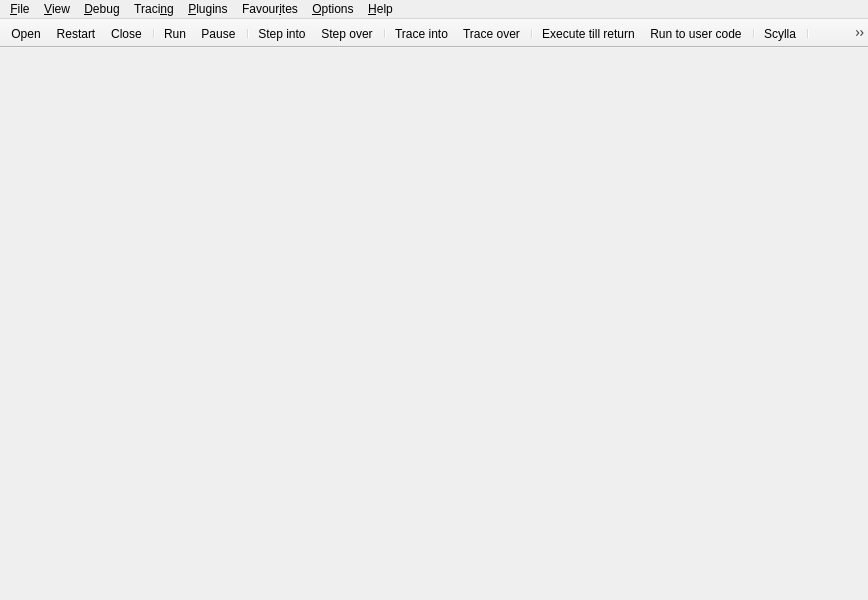
<?xml version="1.0" encoding="UTF-8"?>
<ui version="4.0">
 <class>MainWindow</class>
 <widget class="QMainWindow" name="MainWindow">
  <property name="geometry">
   <rect>
    <x>0</x>
    <y>0</y>
    <width>868</width>
    <height>600</height>
   </rect>
  </property>
  <property name="contextMenuPolicy">
   <enum>Qt::NoContextMenu</enum>
  </property>
  <property name="windowTitle">
   <string>x64dbg</string>
  </property>
  <widget class="QWidget" name="centralWidget"/>
  <widget class="QMenuBar" name="menuBar">
   <property name="geometry">
    <rect>
     <x>0</x>
     <y>0</y>
     <width>868</width>
     <height>26</height>
    </rect>
   </property>
   <widget class="QMenu" name="menuFile">
    <property name="title">
     <string>&amp;File</string>
    </property>
    <widget class="QMenu" name="menuRecentFiles">
     <property name="title">
      <string>&amp;Recent Files</string>
     </property>
     <property name="icon">
      <iconset resource="../../resource.qrc">
       <normaloff>:/icons/images/recentfiles.png</normaloff>:/icons/images/recentfiles.png</iconset>
     </property>
     <addaction name="separator"/>
    </widget>
    <widget class="QMenu" name="menuDatabase">
     <property name="title">
      <string>Database</string>
     </property>
     <property name="icon">
      <iconset resource="../../resource.qrc">
       <normaloff>:/icons/images/data-copy.png</normaloff>:/icons/images/data-copy.png</iconset>
     </property>
     <addaction name="actionDbsave"/>
     <addaction name="actionDbload"/>
     <addaction name="actionDbrecovery"/>
     <addaction name="actionDbclear"/>
     <addaction name="separator"/>
     <addaction name="actionImportdatabase"/>
     <addaction name="actionExportdatabase"/>
    </widget>
    <addaction name="actionOpen"/>
    <addaction name="menuRecentFiles"/>
    <addaction name="actionAttach"/>
    <addaction name="actionDetach"/>
    <addaction name="menuDatabase"/>
    <addaction name="actionPatches"/>
    <addaction name="actionChangeCommandLine"/>
    <addaction name="actionRestartAdmin"/>
    <addaction name="separator"/>
    <addaction name="actionExit"/>
   </widget>
   <widget class="QMenu" name="menuView">
    <property name="title">
     <string>&amp;View</string>
    </property>
    <addaction name="actionCpu"/>
    <addaction name="actionLog"/>
    <addaction name="actionNotes"/>
    <addaction name="actionBreakpoints"/>
    <addaction name="actionMemoryMap"/>
    <addaction name="actionSEHChain"/>
    <addaction name="actionScript"/>
    <addaction name="actionSymbolInfo"/>
    <addaction name="actionModules"/>
    <addaction name="actionSource"/>
    <addaction name="actionReferences"/>
    <addaction name="actionThreads"/>
    <addaction name="actionHandles"/>
    <addaction name="actionGraph"/>
    <addaction name="actionTrace"/>
    <addaction name="actionPatches"/>
    <addaction name="actionComments"/>
    <addaction name="actionLabels"/>
    <addaction name="actionBookmarks"/>
    <addaction name="actionFunctions"/>
    <addaction name="actionVariables"/>
    <addaction name="actionCommand"/>
    <addaction name="separator"/>
    <addaction name="actionPreviousTab"/>
    <addaction name="actionNextTab"/>
    <addaction name="actionPreviousView"/>
    <addaction name="actionNextView"/>
    <addaction name="actionHideTab"/>
   </widget>
   <widget class="QMenu" name="menuDebug">
    <property name="title">
     <string>&amp;Debug</string>
    </property>
    <widget class="QMenu" name="menuAdvanced">
     <property name="title">
      <string>Advanced</string>
     </property>
     <property name="icon">
      <iconset resource="../../resource.qrc">
       <normaloff>:/icons/images/branchpreview.png</normaloff>:/icons/images/branchpreview.png</iconset>
     </property>
     <addaction name="actioneRun"/>
     <addaction name="actionseRun"/>
     <addaction name="actionRunExpression"/>
     <addaction name="separator"/>
     <addaction name="actioneStepInto"/>
     <addaction name="actionseStepInto"/>
     <addaction name="actionStepIntoSource"/>
     <addaction name="actioneStepOver"/>
     <addaction name="actionseStepOver"/>
     <addaction name="actionStepOverSource"/>
     <addaction name="separator"/>
     <addaction name="actioneRtr"/>
     <addaction name="actionSkipNextInstruction"/>
     <addaction name="actionInstrUndo"/>
     <addaction name="separator"/>
     <addaction name="actionHideDebugger"/>
    </widget>
    <addaction name="actionRun"/>
    <addaction name="actionRunSelection"/>
    <addaction name="actionPause"/>
    <addaction name="actionRestart"/>
    <addaction name="actionClose"/>
    <addaction name="separator"/>
    <addaction name="actionStepInto"/>
    <addaction name="actionStepOver"/>
    <addaction name="separator"/>
    <addaction name="actionRtr"/>
    <addaction name="actionRtu"/>
    <addaction name="separator"/>
    <addaction name="separator"/>
    <addaction name="menuAdvanced"/>
   </widget>
   <widget class="QMenu" name="menuHelp">
    <property name="title">
     <string>&amp;Help</string>
    </property>
    <addaction name="actionCalculator"/>
    <addaction name="actionPlugins"/>
    <addaction name="separator"/>
    <addaction name="actionManual"/>
    <addaction name="actionFaq"/>
    <addaction name="actionAbout"/>
   </widget>
   <widget class="QMenu" name="menuPlugins">
    <property name="title">
     <string>&amp;Plugins</string>
    </property>
    <addaction name="actionScylla"/>
   </widget>
   <widget class="QMenu" name="menuOptions">
    <property name="title">
     <string>&amp;Options</string>
    </property>
    <widget class="QMenu" name="menuTheme">
     <property name="title">
      <string>&amp;Theme</string>
     </property>
     <property name="icon">
      <iconset resource="../../resource.qrc">
       <normaloff>:/icons/images/themes.png</normaloff>:/icons/images/themes.png</iconset>
     </property>
     <addaction name="actionDefaultTheme"/>
    </widget>
    <addaction name="actionSettings"/>
    <addaction name="actionAppearance"/>
    <addaction name="actionShortcuts"/>
    <addaction name="actionCustomizeMenus"/>
    <addaction name="actionTopmost"/>
    <addaction name="actionReloadStylesheet"/>
    <addaction name="actionSetInitializationScript"/>
    <addaction name="actionImportSettings"/>
    <addaction name="menuTheme"/>
   </widget>
   <widget class="QMenu" name="menuFavourites">
    <property name="title">
     <string>Favour&amp;ites</string>
    </property>
   </widget>
   <widget class="QMenu" name="menu_Trace">
    <property name="title">
     <string>Traci&amp;ng</string>
    </property>
    <widget class="QMenu" name="menuTrace_record">
     <property name="title">
      <string>Trace record</string>
     </property>
     <property name="icon">
      <iconset resource="../../resource.qrc">
       <normaloff>:/icons/images/trace.png</normaloff>:/icons/images/trace.png</iconset>
     </property>
     <addaction name="actionTRBit"/>
     <addaction name="actionTRByte"/>
     <addaction name="actionTRWord"/>
     <addaction name="actionTRNone"/>
     <addaction name="separator"/>
     <addaction name="actionTRTIBT"/>
     <addaction name="actionTRTOBT"/>
     <addaction name="actionTRTIIT"/>
     <addaction name="actionTRTOIT"/>
    </widget>
    <addaction name="actionAnimateInto"/>
    <addaction name="actionAnimateOver"/>
    <addaction name="actionAnimateCommand"/>
    <addaction name="separator"/>
    <addaction name="actionTicnd"/>
    <addaction name="actionTocnd"/>
    <addaction name="menuTrace_record"/>
   </widget>
   <addaction name="menuFile"/>
   <addaction name="menuView"/>
   <addaction name="menuDebug"/>
   <addaction name="menu_Trace"/>
   <addaction name="menuPlugins"/>
   <addaction name="menuFavourites"/>
   <addaction name="menuOptions"/>
   <addaction name="menuHelp"/>
  </widget>
  <widget class="QToolBar" name="mainToolBar">
   <property name="windowTitle">
    <string>Toolbar</string>
   </property>
   <property name="movable">
    <bool>false</bool>
   </property>
   <property name="iconSize">
    <size>
     <width>24</width>
     <height>24</height>
    </size>
   </property>
   <property name="floatable">
    <bool>false</bool>
   </property>
   <attribute name="toolBarArea">
    <enum>TopToolBarArea</enum>
   </attribute>
   <attribute name="toolBarBreak">
    <bool>false</bool>
   </attribute>
   <addaction name="actionOpen"/>
   <addaction name="actionRestart"/>
   <addaction name="actionClose"/>
   <addaction name="separator"/>
   <addaction name="actionRun"/>
   <addaction name="actionPause"/>
   <addaction name="separator"/>
   <addaction name="actionStepInto"/>
   <addaction name="actionStepOver"/>
   <addaction name="separator"/>
   <addaction name="actionTicnd"/>
   <addaction name="actionTocnd"/>
   <addaction name="separator"/>
   <addaction name="actionRtr"/>
   <addaction name="actionRtu"/>
   <addaction name="separator"/>
   <addaction name="actionScylla"/>
   <addaction name="separator"/>
   <addaction name="actionPatches"/>
   <addaction name="actionComments"/>
   <addaction name="actionLabels"/>
   <addaction name="actionBookmarks"/>
   <addaction name="actionFunctions"/>
   <addaction name="actionVariables"/>
   <addaction name="separator"/>
   <addaction name="actionStrings"/>
   <addaction name="actionCalls"/>
   <addaction name="separator"/>
   <addaction name="actionCalculator"/>
  </widget>
  <widget class="QStatusBar" name="statusBar">
   <property name="sizeGripEnabled">
    <bool>false</bool>
   </property>
  </widget>
  <action name="actionOpen">
   <property name="icon">
    <iconset resource="../../resource.qrc">
     <normaloff>:/icons/images/folder-horizontal-open.png</normaloff>:/icons/images/folder-horizontal-open.png</iconset>
   </property>
   <property name="text">
    <string>&amp;Open</string>
   </property>
  </action>
  <action name="actionExit">
   <property name="icon">
    <iconset resource="../../resource.qrc">
     <normaloff>:/icons/images/control-exit.png</normaloff>:/icons/images/control-exit.png</iconset>
   </property>
   <property name="text">
    <string>E&amp;xit</string>
   </property>
  </action>
  <action name="actionRun">
   <property name="icon">
    <iconset resource="../../resource.qrc">
     <normaloff>:/icons/images/arrow-run.png</normaloff>:/icons/images/arrow-run.png</iconset>
   </property>
   <property name="text">
    <string>&amp;Run</string>
   </property>
  </action>
  <action name="actionPause">
   <property name="icon">
    <iconset resource="../../resource.qrc">
     <normaloff>:/icons/images/control-pause.png</normaloff>:/icons/images/control-pause.png</iconset>
   </property>
   <property name="text">
    <string>&amp;Pause</string>
   </property>
  </action>
  <action name="actionRestart">
   <property name="icon">
    <iconset resource="../../resource.qrc">
     <normaloff>:/icons/images/arrow-restart.png</normaloff>:/icons/images/arrow-restart.png</iconset>
   </property>
   <property name="text">
    <string>Re&amp;start</string>
   </property>
  </action>
  <action name="actionClose">
   <property name="icon">
    <iconset resource="../../resource.qrc">
     <normaloff>:/icons/images/control-stop.png</normaloff>:/icons/images/control-stop.png</iconset>
   </property>
   <property name="text">
    <string>&amp;Close</string>
   </property>
  </action>
  <action name="actionStepInto">
   <property name="icon">
    <iconset resource="../../resource.qrc">
     <normaloff>:/icons/images/arrow-step-into.png</normaloff>:/icons/images/arrow-step-into.png</iconset>
   </property>
   <property name="text">
    <string>Step &amp;into</string>
   </property>
  </action>
  <action name="actionStepOver">
   <property name="icon">
    <iconset resource="../../resource.qrc">
     <normaloff>:/icons/images/arrow-step-over.png</normaloff>:/icons/images/arrow-step-over.png</iconset>
   </property>
   <property name="text">
    <string>Step &amp;over</string>
   </property>
  </action>
  <action name="actionCommand">
   <property name="icon">
    <iconset resource="../../resource.qrc">
     <normaloff>:/icons/images/terminal-command.png</normaloff>:/icons/images/terminal-command.png</iconset>
   </property>
   <property name="text">
    <string>Co&amp;mmand</string>
   </property>
  </action>
  <action name="actionRtr">
   <property name="icon">
    <iconset resource="../../resource.qrc">
     <normaloff>:/icons/images/arrow-step-rtr.png</normaloff>:/icons/images/arrow-step-rtr.png</iconset>
   </property>
   <property name="text">
    <string>E&amp;xecute till return</string>
   </property>
  </action>
  <action name="actionMemoryMap">
   <property name="icon">
    <iconset resource="../../resource.qrc">
     <normaloff>:/icons/images/memory-map.png</normaloff>:/icons/images/memory-map.png</iconset>
   </property>
   <property name="text">
    <string>&amp;Memory Map</string>
   </property>
  </action>
  <action name="actionLog">
   <property name="icon">
    <iconset resource="../../resource.qrc">
     <normaloff>:/icons/images/log.png</normaloff>:/icons/images/log.png</iconset>
   </property>
   <property name="text">
    <string>&amp;Log Window</string>
   </property>
  </action>
  <action name="actionAbout">
   <property name="icon">
    <iconset resource="../../resource.qrc">
     <normaloff>:/icons/images/information.png</normaloff>:/icons/images/information.png</iconset>
   </property>
   <property name="text">
    <string>&amp;About</string>
   </property>
  </action>
  <action name="actionScylla">
   <property name="icon">
    <iconset resource="../../resource.qrc">
     <normaloff>:/icons/images/scylla.png</normaloff>:/icons/images/scylla.png</iconset>
   </property>
   <property name="text">
    <string>Scylla</string>
   </property>
  </action>
  <action name="actionBreakpoints">
   <property name="icon">
    <iconset resource="../../resource.qrc">
     <normaloff>:/icons/images/breakpoint.png</normaloff>:/icons/images/breakpoint.png</iconset>
   </property>
   <property name="text">
    <string>&amp;Breakpoints</string>
   </property>
  </action>
  <action name="actioneStepInto">
   <property name="icon">
    <iconset resource="../../resource.qrc">
     <normaloff>:/icons/images/arrow-step-into.png</normaloff>:/icons/images/arrow-step-into.png</iconset>
   </property>
   <property name="text">
    <string>Step into (pass exceptions)</string>
   </property>
  </action>
  <action name="actioneStepOver">
   <property name="icon">
    <iconset resource="../../resource.qrc">
     <normaloff>:/icons/images/arrow-step-over.png</normaloff>:/icons/images/arrow-step-over.png</iconset>
   </property>
   <property name="text">
    <string>Step over (pass exceptions)</string>
   </property>
  </action>
  <action name="actioneRun">
   <property name="icon">
    <iconset resource="../../resource.qrc">
     <normaloff>:/icons/images/arrow-run.png</normaloff>:/icons/images/arrow-run.png</iconset>
   </property>
   <property name="text">
    <string>Run (pass exceptions)</string>
   </property>
  </action>
  <action name="actioneRtr">
   <property name="icon">
    <iconset resource="../../resource.qrc">
     <normaloff>:/icons/images/arrow-step-rtr.png</normaloff>:/icons/images/arrow-step-rtr.png</iconset>
   </property>
   <property name="text">
    <string>Execute till return (pass exceptions)</string>
   </property>
  </action>
  <action name="actionScript">
   <property name="icon">
    <iconset resource="../../resource.qrc">
     <normaloff>:/icons/images/script-code.png</normaloff>:/icons/images/script-code.png</iconset>
   </property>
   <property name="text">
    <string>&amp;Script</string>
   </property>
   <property name="toolTip">
    <string>Script</string>
   </property>
  </action>
  <action name="actionRunSelection">
   <property name="icon">
    <iconset resource="../../resource.qrc">
     <normaloff>:/icons/images/arrow-run-cursor.png</normaloff>:/icons/images/arrow-run-cursor.png</iconset>
   </property>
   <property name="text">
    <string>Run &amp;until selection</string>
   </property>
   <property name="toolTip">
    <string>Run until selection</string>
   </property>
  </action>
  <action name="actionCpu">
   <property name="icon">
    <iconset resource="../../resource.qrc">
     <normaloff>:/icons/images/processor64.png</normaloff>:/icons/images/processor64.png</iconset>
   </property>
   <property name="text">
    <string>&amp;CPU</string>
   </property>
   <property name="toolTip">
    <string>CPU</string>
   </property>
  </action>
  <action name="actionSymbolInfo">
   <property name="icon">
    <iconset resource="../../resource.qrc">
     <normaloff>:/icons/images/pdb.png</normaloff>:/icons/images/pdb.png</iconset>
   </property>
   <property name="text">
    <string>Symbol &amp;Info</string>
   </property>
   <property name="toolTip">
    <string>Symbol Info</string>
   </property>
  </action>
  <action name="actionReferences">
   <property name="icon">
    <iconset resource="../../resource.qrc">
     <normaloff>:/icons/images/search.png</normaloff>:/icons/images/search.png</iconset>
   </property>
   <property name="text">
    <string>&amp;References</string>
   </property>
   <property name="toolTip">
    <string>References</string>
   </property>
  </action>
  <action name="actionThreads">
   <property name="icon">
    <iconset resource="../../resource.qrc">
     <normaloff>:/icons/images/arrow-threads.png</normaloff>:/icons/images/arrow-threads.png</iconset>
   </property>
   <property name="text">
    <string>&amp;Threads</string>
   </property>
   <property name="toolTip">
    <string>Threads</string>
   </property>
  </action>
  <action name="actionSettings">
   <property name="icon">
    <iconset resource="../../resource.qrc">
     <normaloff>:/icons/images/settings.png</normaloff>:/icons/images/settings.png</iconset>
   </property>
   <property name="text">
    <string>&amp;Preferences</string>
   </property>
   <property name="toolTip">
    <string>Settings</string>
   </property>
  </action>
  <action name="actionStrings">
   <property name="icon">
    <iconset resource="../../resource.qrc">
     <normaloff>:/icons/images/strings.png</normaloff>:/icons/images/strings.png</iconset>
   </property>
   <property name="text">
    <string>&amp;Find Strings</string>
   </property>
   <property name="toolTip">
    <string>Find Strings</string>
   </property>
  </action>
  <action name="actionAppearance">
   <property name="icon">
    <iconset resource="../../resource.qrc">
     <normaloff>:/icons/images/color-swatches.png</normaloff>:/icons/images/color-swatches.png</iconset>
   </property>
   <property name="text">
    <string>&amp;Appearance</string>
   </property>
  </action>
  <action name="actionCalls">
   <property name="icon">
    <iconset resource="../../resource.qrc">
     <normaloff>:/icons/images/call.png</normaloff>:/icons/images/call.png</iconset>
   </property>
   <property name="text">
    <string>Find Intermodular Calls</string>
   </property>
   <property name="toolTip">
    <string>Find Intermodular Calls</string>
   </property>
  </action>
  <action name="actionPatches">
   <property name="icon">
    <iconset resource="../../resource.qrc">
     <normaloff>:/icons/images/patch.png</normaloff>:/icons/images/patch.png</iconset>
   </property>
   <property name="text">
    <string>Patch file...</string>
   </property>
   <property name="toolTip">
    <string>Patches</string>
   </property>
  </action>
  <action name="actionComments">
   <property name="icon">
    <iconset resource="../../resource.qrc">
     <normaloff>:/icons/images/comments.png</normaloff>:/icons/images/comments.png</iconset>
   </property>
   <property name="text">
    <string>Comments</string>
   </property>
  </action>
  <action name="actionLabels">
   <property name="icon">
    <iconset resource="../../resource.qrc">
     <normaloff>:/icons/images/labels.png</normaloff>:/icons/images/labels.png</iconset>
   </property>
   <property name="text">
    <string>Labels</string>
   </property>
  </action>
  <action name="actionBookmarks">
   <property name="icon">
    <iconset resource="../../resource.qrc">
     <normaloff>:/icons/images/bookmarks.png</normaloff>:/icons/images/bookmarks.png</iconset>
   </property>
   <property name="text">
    <string>Bookmarks</string>
   </property>
  </action>
  <action name="actionFunctions">
   <property name="icon">
    <iconset resource="../../resource.qrc">
     <normaloff>:/icons/images/functions.png</normaloff>:/icons/images/functions.png</iconset>
   </property>
   <property name="text">
    <string>Functions</string>
   </property>
  </action>
  <action name="actionShortcuts">
   <property name="icon">
    <iconset resource="../../resource.qrc">
     <normaloff>:/icons/images/shortcut.png</normaloff>:/icons/images/shortcut.png</iconset>
   </property>
   <property name="text">
    <string>Shortcuts</string>
   </property>
  </action>
  <action name="actionCalculator">
   <property name="icon">
    <iconset resource="../../resource.qrc">
     <normaloff>:/icons/images/calculator.png</normaloff>:/icons/images/calculator.png</iconset>
   </property>
   <property name="text">
    <string>Calculator</string>
   </property>
  </action>
  <action name="actionAttach">
   <property name="icon">
    <iconset resource="../../resource.qrc">
     <normaloff>:/icons/images/attach.png</normaloff>:/icons/images/attach.png</iconset>
   </property>
   <property name="text">
    <string>Attach</string>
   </property>
   <property name="toolTip">
    <string>Attach</string>
   </property>
  </action>
  <action name="actionDetach">
   <property name="icon">
    <iconset resource="../../resource.qrc">
     <normaloff>:/icons/images/detach.png</normaloff>:/icons/images/detach.png</iconset>
   </property>
   <property name="text">
    <string>Detach</string>
   </property>
   <property name="toolTip">
    <string>Detach</string>
   </property>
  </action>
  <action name="actionChangeCommandLine">
   <property name="icon">
    <iconset resource="../../resource.qrc">
     <normaloff>:/icons/images/changeargs.png</normaloff>:/icons/images/changeargs.png</iconset>
   </property>
   <property name="text">
    <string>Change Command &amp;Line</string>
   </property>
  </action>
  <action name="actionSkipNextInstruction">
   <property name="icon">
    <iconset resource="../../resource.qrc">
     <normaloff>:/icons/images/arrow-skip.png</normaloff>:/icons/images/arrow-skip.png</iconset>
   </property>
   <property name="text">
    <string>Skip next instruction</string>
   </property>
   <property name="toolTip">
    <string>Skip next instruction</string>
   </property>
  </action>
  <action name="actionTopmost">
   <property name="checkable">
    <bool>true</bool>
   </property>
   <property name="icon">
    <iconset resource="../../resource.qrc">
     <normaloff>:/icons/images/topmost.png</normaloff>:/icons/images/topmost.png</iconset>
   </property>
   <property name="text">
    <string>Topmost</string>
   </property>
   <property name="toolTip">
    <string>Topmost Window</string>
   </property>
  </action>
  <action name="actionSource">
   <property name="icon">
    <iconset resource="../../resource.qrc">
     <normaloff>:/icons/images/source.png</normaloff>:/icons/images/source.png</iconset>
   </property>
   <property name="text">
    <string>&amp;Source</string>
   </property>
   <property name="toolTip">
    <string>Source</string>
   </property>
  </action>
  <action name="actionManual">
   <property name="icon">
    <iconset resource="../../resource.qrc">
     <normaloff>:/icons/images/win-help.png</normaloff>:/icons/images/win-help.png</iconset>
   </property>
   <property name="text">
    <string>&amp;Manual</string>
   </property>
  </action>
  <action name="actionFaq">
   <property name="icon">
    <iconset resource="../../resource.qrc">
     <normaloff>:/icons/images/faq.png</normaloff>:/icons/images/faq.png</iconset>
   </property>
   <property name="text">
    <string>&amp;FAQ</string>
   </property>
   <property name="toolTip">
    <string>FAQ</string>
   </property>
  </action>
  <action name="actionSEHChain">
   <property name="icon">
    <iconset resource="../../resource.qrc">
     <normaloff>:/icons/images/seh-chain.png</normaloff>:/icons/images/seh-chain.png</iconset>
   </property>
   <property name="text">
    <string>SEH Chain</string>
   </property>
  </action>
  <action name="actionHideDebugger">
   <property name="icon">
    <iconset resource="../../resource.qrc">
     <normaloff>:/icons/images/hide-debugger.png</normaloff>:/icons/images/hide-debugger.png</iconset>
   </property>
   <property name="text">
    <string>Hide debugger (PEB)</string>
   </property>
   <property name="toolTip">
    <string>Hide debugger (PEB)</string>
   </property>
  </action>
  <action name="actionReloadStylesheet">
   <property name="icon">
    <iconset resource="../../resource.qrc">
     <normaloff>:/icons/images/css.png</normaloff>:/icons/images/css.png</iconset>
   </property>
   <property name="text">
    <string>Reload style.css</string>
   </property>
   <property name="toolTip">
    <string>Reload style.css</string>
   </property>
  </action>
  <action name="actionNotes">
   <property name="icon">
    <iconset resource="../../resource.qrc">
     <normaloff>:/icons/images/notes.png</normaloff>:/icons/images/notes.png</iconset>
   </property>
   <property name="text">
    <string>Notes</string>
   </property>
  </action>
  <action name="actionHandles">
   <property name="icon">
    <iconset resource="../../resource.qrc">
     <normaloff>:/icons/images/handles.png</normaloff>:/icons/images/handles.png</iconset>
   </property>
   <property name="text">
    <string>Handles</string>
   </property>
  </action>
  <action name="actionTocnd">
   <property name="icon">
    <iconset resource="../../resource.qrc">
     <normaloff>:/icons/images/traceover.png</normaloff>:/icons/images/traceover.png</iconset>
   </property>
   <property name="text">
    <string>Trace over...</string>
   </property>
   <property name="toolTip">
    <string>Trace over...</string>
   </property>
  </action>
  <action name="actionTicnd">
   <property name="icon">
    <iconset resource="../../resource.qrc">
     <normaloff>:/icons/images/traceinto.png</normaloff>:/icons/images/traceinto.png</iconset>
   </property>
   <property name="text">
    <string>Trace into...</string>
   </property>
   <property name="toolTip">
    <string>Trace into...</string>
   </property>
  </action>
  <action name="actionTRBit">
   <property name="icon">
    <iconset resource="../../resource.qrc">
     <normaloff>:/icons/images/bit.png</normaloff>:/icons/images/bit.png</iconset>
   </property>
   <property name="text">
    <string>Bit</string>
   </property>
  </action>
  <action name="actionTRByte">
   <property name="icon">
    <iconset resource="../../resource.qrc">
     <normaloff>:/icons/images/byte.png</normaloff>:/icons/images/byte.png</iconset>
   </property>
   <property name="text">
    <string>Byte</string>
   </property>
  </action>
  <action name="actionTRWord">
   <property name="icon">
    <iconset resource="../../resource.qrc">
     <normaloff>:/icons/images/word.png</normaloff>:/icons/images/word.png</iconset>
   </property>
   <property name="text">
    <string>Word</string>
   </property>
  </action>
  <action name="actionTRTIBT">
   <property name="icon">
    <iconset resource="../../resource.qrc">
     <normaloff>:/icons/images/traceinto.png</normaloff>:/icons/images/traceinto.png</iconset>
   </property>
   <property name="text">
    <string>Trace into beyond trace record</string>
   </property>
  </action>
  <action name="actionTRTOBT">
   <property name="icon">
    <iconset resource="../../resource.qrc">
     <normaloff>:/icons/images/traceover.png</normaloff>:/icons/images/traceover.png</iconset>
   </property>
   <property name="text">
    <string>Trace over beyond trace record</string>
   </property>
  </action>
  <action name="actionTRTIIT">
   <property name="icon">
    <iconset resource="../../resource.qrc">
     <normaloff>:/icons/images/arrow-step-into.png</normaloff>:/icons/images/arrow-step-into.png</iconset>
   </property>
   <property name="text">
    <string>Trace into into trace record</string>
   </property>
  </action>
  <action name="actionTRTOIT">
   <property name="icon">
    <iconset resource="../../resource.qrc">
     <normaloff>:/icons/images/arrow-step-over.png</normaloff>:/icons/images/arrow-step-over.png</iconset>
   </property>
   <property name="text">
    <string>Trace over into trace record</string>
   </property>
  </action>
  <action name="actionTRNone">
   <property name="icon">
    <iconset resource="../../resource.qrc">
     <normaloff>:/icons/images/close-all-tabs.png</normaloff>:/icons/images/close-all-tabs.png</iconset>
   </property>
   <property name="text">
    <string>None</string>
   </property>
  </action>
  <action name="actionRtu">
   <property name="icon">
    <iconset resource="../../resource.qrc">
     <normaloff>:/icons/images/runtouser.png</normaloff>:/icons/images/runtouser.png</iconset>
   </property>
   <property name="text">
    <string>Run to &amp;user code</string>
   </property>
  </action>
  <action name="actionRunExpression">
   <property name="icon">
    <iconset resource="../../resource.qrc">
     <normaloff>:/icons/images/arrow-run-cursor.png</normaloff>:/icons/images/arrow-run-cursor.png</iconset>
   </property>
   <property name="text">
    <string>Run until e&amp;xpression</string>
   </property>
  </action>
  <action name="actionInstrUndo">
   <property name="icon">
    <iconset resource="../../resource.qrc">
     <normaloff>:/icons/images/undo.png</normaloff>:/icons/images/undo.png</iconset>
   </property>
   <property name="text">
    <string>Undo last instruction</string>
   </property>
  </action>
  <action name="actionManageFavourite">
   <property name="icon">
    <iconset resource="../../resource.qrc">
     <normaloff>:/icons/images/star.png</normaloff>:/icons/images/star.png</iconset>
   </property>
   <property name="text">
    <string>&amp;Manage Favourite Tools...</string>
   </property>
  </action>
  <action name="actionStepOverSource">
   <property name="icon">
    <iconset resource="../../resource.qrc">
     <normaloff>:/icons/images/arrow-step-over.png</normaloff>:/icons/images/arrow-step-over.png</iconset>
   </property>
   <property name="text">
    <string>Step over (source)</string>
   </property>
  </action>
  <action name="actionStepIntoSource">
   <property name="icon">
    <iconset resource="../../resource.qrc">
     <normaloff>:/icons/images/arrow-step-into.png</normaloff>:/icons/images/arrow-step-into.png</iconset>
   </property>
   <property name="text">
    <string>Step into (source)</string>
   </property>
  </action>
  <action name="actionGraph">
   <property name="icon">
    <iconset resource="../../resource.qrc">
     <normaloff>:/icons/images/graph.png</normaloff>:/icons/images/graph.png</iconset>
   </property>
   <property name="text">
    <string>&amp;Graph</string>
   </property>
  </action>
  <action name="actionseStepInto">
   <property name="icon">
    <iconset resource="../../resource.qrc">
     <normaloff>:/icons/images/arrow-step-into.png</normaloff>:/icons/images/arrow-step-into.png</iconset>
   </property>
   <property name="text">
    <string>Step into (swallow exception)</string>
   </property>
  </action>
  <action name="actionseStepOver">
   <property name="icon">
    <iconset resource="../../resource.qrc">
     <normaloff>:/icons/images/arrow-step-over.png</normaloff>:/icons/images/arrow-step-over.png</iconset>
   </property>
   <property name="text">
    <string>Step over (swallow exception)</string>
   </property>
  </action>
  <action name="actionseRun">
   <property name="icon">
    <iconset resource="../../resource.qrc">
     <normaloff>:/icons/images/arrow-run.png</normaloff>:/icons/images/arrow-run.png</iconset>
   </property>
   <property name="text">
    <string>Run (swallow exception)</string>
   </property>
  </action>
  <action name="actionAnimateInto">
   <property name="icon">
    <iconset resource="../../resource.qrc">
     <normaloff>:/icons/images/animateinto.png</normaloff>:/icons/images/animateinto.png</iconset>
   </property>
   <property name="text">
    <string>Animate into</string>
   </property>
  </action>
  <action name="actionAnimateOver">
   <property name="icon">
    <iconset resource="../../resource.qrc">
     <normaloff>:/icons/images/animateover.png</normaloff>:/icons/images/animateover.png</iconset>
   </property>
   <property name="text">
    <string>Animate over</string>
   </property>
  </action>
  <action name="actionAnimateCommand">
   <property name="icon">
    <iconset resource="../../resource.qrc">
     <normaloff>:/icons/images/animatecommand.png</normaloff>:/icons/images/animatecommand.png</iconset>
   </property>
   <property name="text">
    <string>Animate command...</string>
   </property>
  </action>
  <action name="actionSetInitializationScript">
   <property name="icon">
    <iconset resource="../../resource.qrc">
     <normaloff>:/icons/images/initscript.png</normaloff>:/icons/images/initscript.png</iconset>
   </property>
   <property name="text">
    <string>System breakpoint scripts</string>
   </property>
  </action>
  <action name="actionImportSettings">
   <property name="icon">
    <iconset resource="../../resource.qrc">
     <normaloff>:/icons/images/importsettings.png</normaloff>:/icons/images/importsettings.png</iconset>
   </property>
   <property name="text">
    <string>Import settings...</string>
   </property>
  </action>
  <action name="actionCustomizeMenus">
   <property name="icon">
    <iconset resource="../../resource.qrc">
     <normaloff>:/icons/images/analysis.png</normaloff>:/icons/images/analysis.png</iconset>
   </property>
   <property name="text">
    <string>Customize menus</string>
   </property>
  </action>
  <action name="actionImportdatabase">
   <property name="icon">
    <iconset resource="../../resource.qrc">
     <normaloff>:/icons/images/database-import.png</normaloff>:/icons/images/database-import.png</iconset>
   </property>
   <property name="text">
    <string>&amp;Import database</string>
   </property>
  </action>
  <action name="actionExportdatabase">
   <property name="icon">
    <iconset resource="../../resource.qrc">
     <normaloff>:/icons/images/database-export.png</normaloff>:/icons/images/database-export.png</iconset>
   </property>
   <property name="text">
    <string>&amp;Export database</string>
   </property>
  </action>
  <action name="actionPreviousTab">
   <property name="icon">
    <iconset resource="../../resource.qrc">
     <normaloff>:/icons/images/previous.png</normaloff>:/icons/images/previous.png</iconset>
   </property>
   <property name="text">
    <string>Previous Tab</string>
   </property>
  </action>
  <action name="actionNextTab">
   <property name="icon">
    <iconset resource="../../resource.qrc">
     <normaloff>:/icons/images/next.png</normaloff>:/icons/images/next.png</iconset>
   </property>
   <property name="text">
    <string>Next Tab</string>
   </property>
  </action>
  <action name="actionPreviousView">
   <property name="icon">
    <iconset resource="../../resource.qrc">
     <normaloff>:/icons/images/previous.png</normaloff>:/icons/images/previous.png</iconset>
   </property>
   <property name="text">
    <string>Previous View</string>
   </property>
  </action>
  <action name="actionNextView">
   <property name="icon">
    <iconset resource="../../resource.qrc">
     <normaloff>:/icons/images/next.png</normaloff>:/icons/images/next.png</iconset>
   </property>
   <property name="text">
    <string>Next View</string>
   </property>
  </action>
  <action name="actionHideTab">
   <property name="icon">
    <iconset resource="../../resource.qrc">
     <normaloff>:/icons/images/hidetab.png</normaloff>:/icons/images/hidetab.png</iconset>
   </property>
   <property name="text">
    <string>Hide Tab</string>
   </property>
  </action>
  <action name="actionVariables">
   <property name="icon">
    <iconset resource="../../resource.qrc">
     <normaloff>:/icons/images/variables.png</normaloff>:/icons/images/variables.png</iconset>
   </property>
   <property name="text">
    <string>&amp;Variables</string>
   </property>
  </action>
  <action name="actionRestartAdmin">
   <property name="icon">
    <iconset resource="../../resource.qrc">
     <normaloff>:/icons/images/uac.png</normaloff>:/icons/images/uac.png</iconset>
   </property>
   <property name="text">
    <string>Restart as Admin</string>
   </property>
  </action>
  <action name="actionPlugins">
   <property name="icon">
    <iconset resource="../../resource.qrc">
     <normaloff>:/icons/images/plugin.png</normaloff>:/icons/images/plugin.png</iconset>
   </property>
   <property name="text">
    <string>Plugins</string>
   </property>
  </action>
  <action name="actionTrace">
   <property name="icon">
    <iconset resource="../../resource.qrc">
     <normaloff>:/icons/images/trace.png</normaloff>:/icons/images/trace.png</iconset>
   </property>
   <property name="text">
    <string>Trace</string>
   </property>
  </action>
  <action name="actionModules">
   <property name="icon">
    <iconset resource="../../resource.qrc">
     <normaloff>:/icons/images/lib.png</normaloff>:/icons/images/lib.png</iconset>
   </property>
   <property name="text">
    <string>Modules</string>
   </property>
  </action>
  <action name="action_Theme">
   <property name="text">
    <string>&amp;Theme</string>
   </property>
  </action>
  <action name="actionDefaultTheme">
   <property name="text">
    <string>&amp;Default</string>
   </property>
  </action>
  <action name="actionDbsave">
   <property name="icon">
    <iconset resource="../../resource.qrc">
     <normaloff>:/icons/images/binary_save.png</normaloff>:/icons/images/binary_save.png</iconset>
   </property>
   <property name="text">
    <string>&amp;Save database</string>
   </property>
  </action>
  <action name="actionDbload">
   <property name="icon">
    <iconset resource="../../resource.qrc">
     <normaloff>:/icons/images/arrow-restart.png</normaloff>:/icons/images/arrow-restart.png</iconset>
   </property>
   <property name="text">
    <string>Re&amp;load database</string>
   </property>
  </action>
  <action name="actionDbrecovery">
   <property name="icon">
    <iconset resource="../../resource.qrc">
     <normaloff>:/icons/images/help.png</normaloff>:/icons/images/help.png</iconset>
   </property>
   <property name="text">
    <string>&amp;Restore backup database</string>
   </property>
  </action>
  <action name="actionDbclear">
   <property name="icon">
    <iconset resource="../../resource.qrc">
     <normaloff>:/icons/images/crash_dump.png</normaloff>:/icons/images/crash_dump.png</iconset>
   </property>
   <property name="text">
    <string>&amp;Clear database</string>
   </property>
  </action>
 </widget>
 <layoutdefault spacing="6" margin="11"/>
 <resources>
  <include location="../../resource.qrc"/>
 </resources>
 <connections>
  <connection>
   <sender>actionExit</sender>
   <signal>triggered()</signal>
   <receiver>MainWindow</receiver>
   <slot>close()</slot>
   <hints>
    <hint type="sourcelabel">
     <x>-1</x>
     <y>-1</y>
    </hint>
    <hint type="destinationlabel">
     <x>399</x>
     <y>299</y>
    </hint>
   </hints>
  </connection>
 </connections>
</ui>
